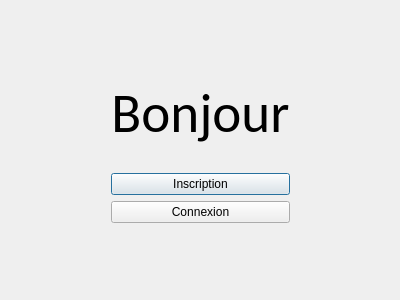
<?xml version="1.0" encoding="UTF-8"?>
<ui version="4.0">
 <class>ConnexionInscription</class>
 <widget class="QDialog" name="ConnexionInscription">
  <property name="geometry">
   <rect>
    <x>0</x>
    <y>0</y>
    <width>400</width>
    <height>300</height>
   </rect>
  </property>
  <property name="windowTitle">
   <string>Connexion Inscription</string>
  </property>
  <widget class="QWidget" name="gridLayoutWidget">
   <property name="geometry">
    <rect>
     <x>0</x>
     <y>0</y>
     <width>401</width>
     <height>301</height>
    </rect>
   </property>
   <layout class="QGridLayout" name="gridLayout">
    <item row="5" column="1">
     <spacer name="verticalSpacer">
      <property name="orientation">
       <enum>Qt::Vertical</enum>
      </property>
      <property name="sizeHint" stdset="0">
       <size>
        <width>20</width>
        <height>40</height>
       </size>
      </property>
     </spacer>
    </item>
    <item row="0" column="1">
     <spacer name="verticalSpacer_2">
      <property name="orientation">
       <enum>Qt::Vertical</enum>
      </property>
      <property name="sizeHint" stdset="0">
       <size>
        <width>20</width>
        <height>40</height>
       </size>
      </property>
     </spacer>
    </item>
    <item row="3" column="1">
     <widget class="QPushButton" name="bouttonInscription">
      <property name="text">
       <string>Inscription</string>
      </property>
     </widget>
    </item>
    <item row="2" column="1">
     <widget class="QLabel" name="label">
      <property name="text">
       <string/>
      </property>
     </widget>
    </item>
    <item row="4" column="1">
     <widget class="QPushButton" name="bouttonConnexion">
      <property name="text">
       <string>Connexion</string>
      </property>
     </widget>
    </item>
    <item row="3" column="2">
     <spacer name="horizontalSpacer_3">
      <property name="orientation">
       <enum>Qt::Horizontal</enum>
      </property>
      <property name="sizeHint" stdset="0">
       <size>
        <width>40</width>
        <height>20</height>
       </size>
      </property>
     </spacer>
    </item>
    <item row="3" column="0">
     <spacer name="horizontalSpacer_2">
      <property name="orientation">
       <enum>Qt::Horizontal</enum>
      </property>
      <property name="sizeHint" stdset="0">
       <size>
        <width>40</width>
        <height>20</height>
       </size>
      </property>
     </spacer>
    </item>
    <item row="1" column="1">
     <widget class="QLabel" name="label_2">
      <property name="font">
       <font>
        <family>Calibri</family>
        <pointsize>41</pointsize>
       </font>
      </property>
      <property name="text">
       <string>Bonjour</string>
      </property>
      <property name="textFormat">
       <enum>Qt::AutoText</enum>
      </property>
      <property name="alignment">
       <set>Qt::AlignCenter</set>
      </property>
     </widget>
    </item>
   </layout>
  </widget>
 </widget>
 <resources/>
 <connections/>
</ui>
